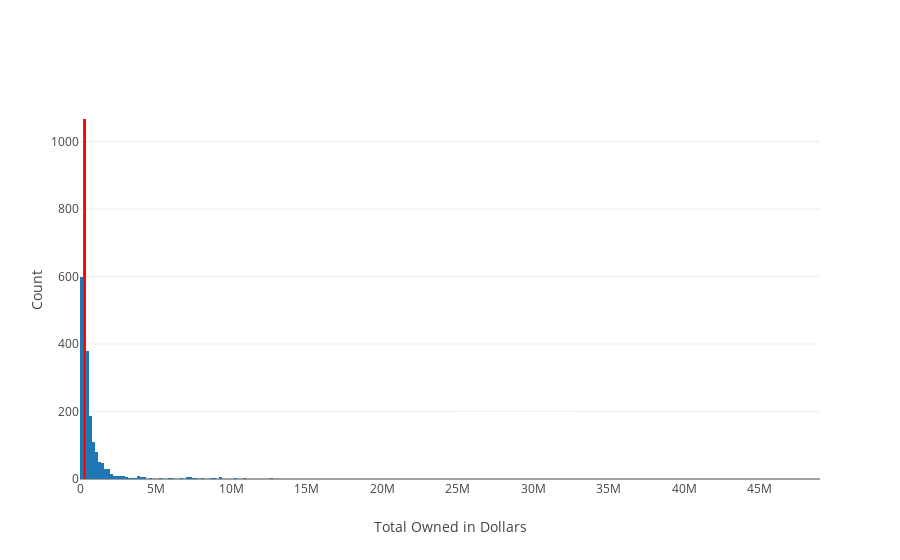

The code cell stored with this chart in its notebook:
### Code cell
plotly_hist(report['total_value'], "Total Owned in Dollars", "Count", 1067)

### Figure 1 — Plotly figure (JSON) as saved in the notebook; plotly's stock layout.template omitted (floating-point values rounded to 4 significant figures; data arrays with more than 128 entries replaced by an {"elided": "..."} marker saying what was removed)
{"data": [{"type": "histogram", "uid": "165fee8a-b484-4f40-8a45-558f6ec53e26", "x": {"elided": "2733 int values"}}], "layout": {"autosize": true, "shapes": [{"line": {"color": "red"}, "type": "line", "x0": 312200, "x1": 312200, "y0": 0, "y1": 1067}], "xaxis": {"autorange": true, "range": [-0.5, 49000000.0], "title": {"text": "Total Owned in Dollars"}, "type": "linear"}, "yaxis": {"autorange": true, "range": [-4.176, 1123.0], "title": {"text": "Count"}}}}
